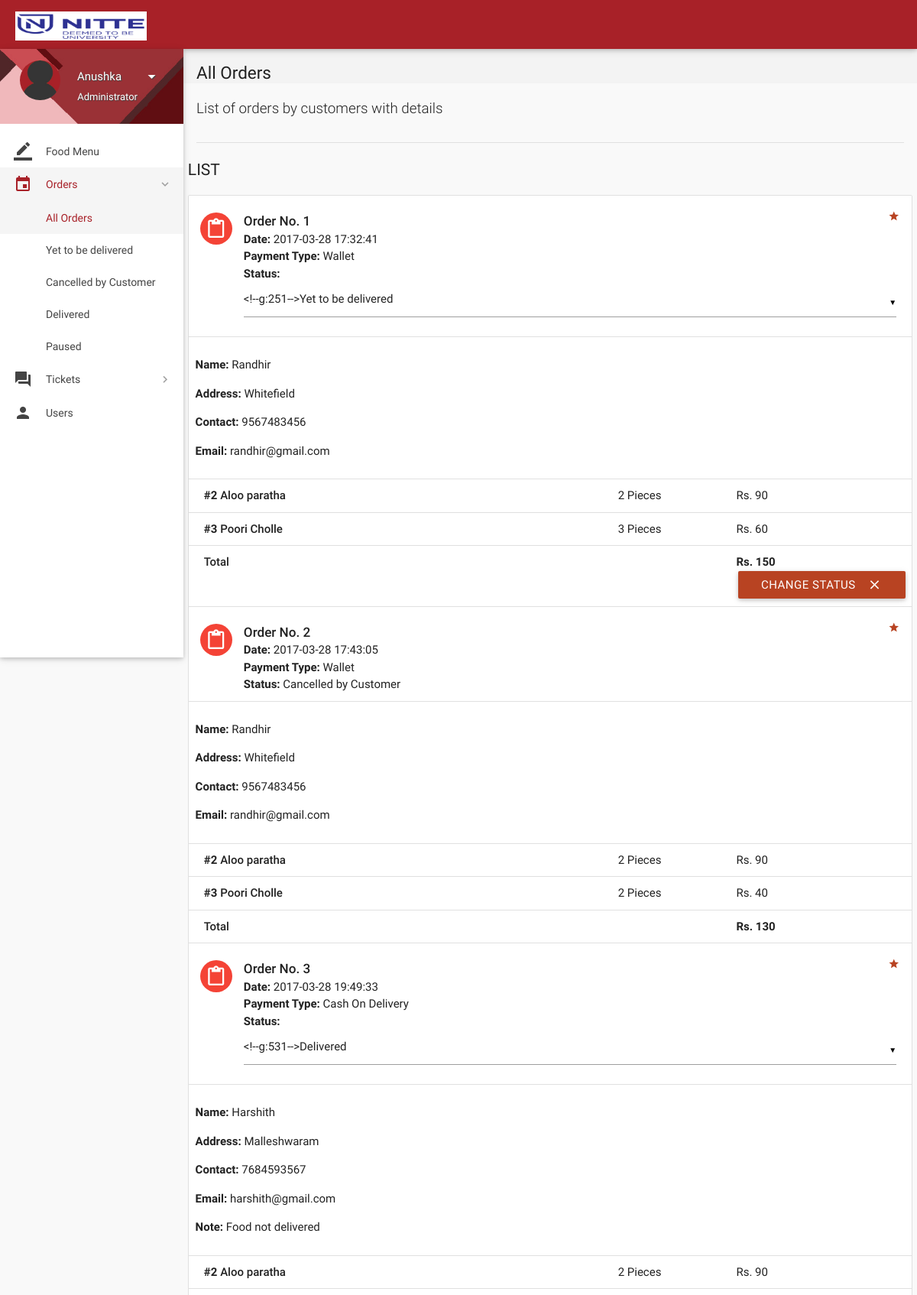
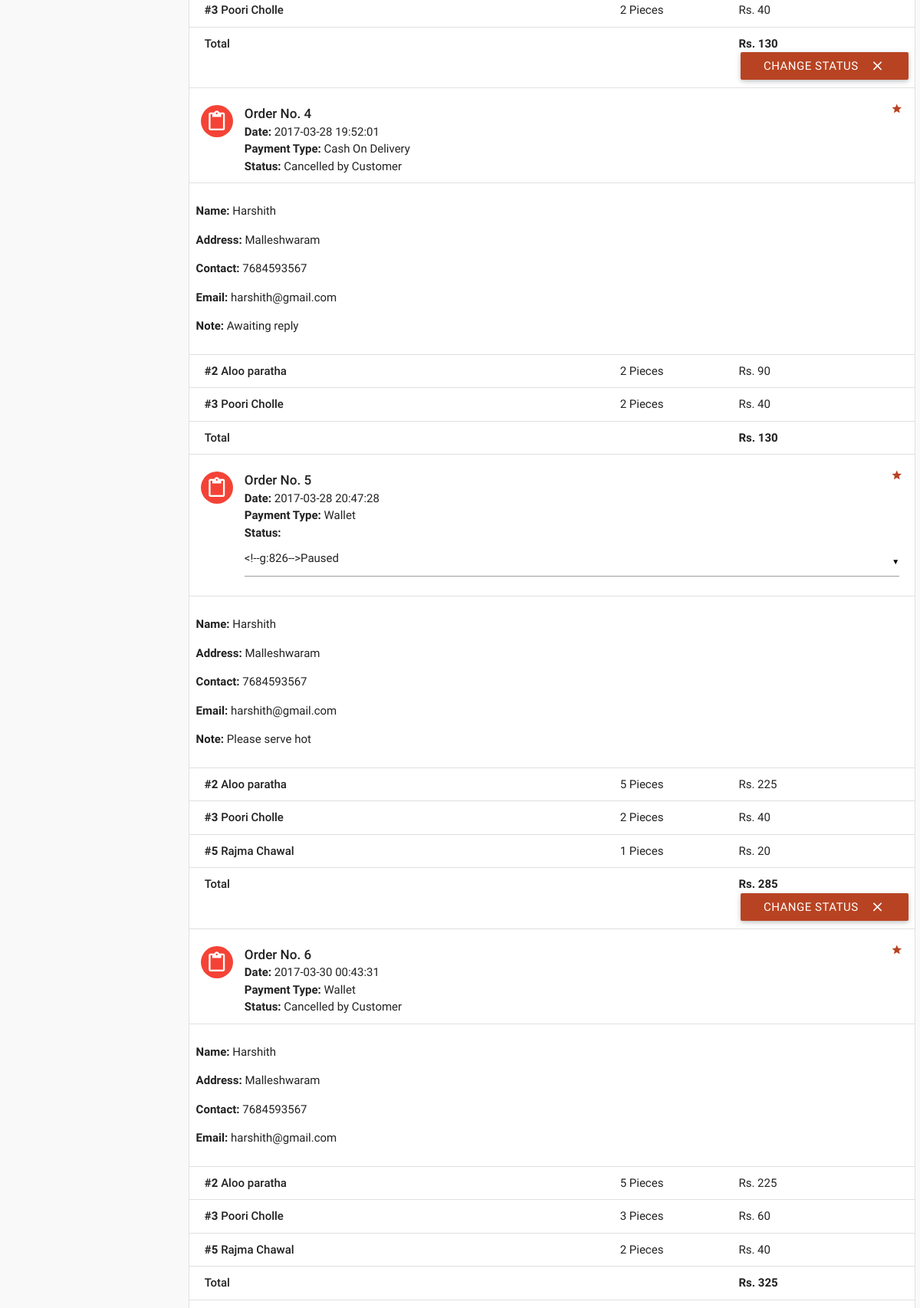
The app's page /all-orders.php (signed in, upper part) with its own data (2 pictures, top to bottom).
### tables this page shows
CREATE TABLE `orders` (
  `id` int(11) NOT NULL,
  `customer_id` int(11) NOT NULL,
  `address` varchar(300) NOT NULL,
  `description` varchar(300) NOT NULL,
  `date` datetime NOT NULL DEFAULT current_timestamp(),
  `payment_type` varchar(16) NOT NULL DEFAULT 'Wallet',
  `total` int(11) NOT NULL,
  `status` varchar(25) NOT NULL DEFAULT 'Yet to be delivered',
  `deleted` tinyint(4) NOT NULL DEFAULT 0
);

CREATE TABLE `users` (
  `id` int(11) NOT NULL,
  `role` varchar(15) NOT NULL DEFAULT 'Customer',
  `name` varchar(15) NOT NULL,
  `username` varchar(10) NOT NULL,
  `password` varchar(16) NOT NULL,
  `email` varchar(35) DEFAULT NULL,
  `address` varchar(300) DEFAULT NULL,
  `contact` bigint(11) NOT NULL,
  `verified` tinyint(1) NOT NULL DEFAULT 0,
  `deleted` tinyint(4) NOT NULL DEFAULT 0
);

CREATE TABLE `order_details` (
  `id` int(11) NOT NULL,
  `order_id` int(11) NOT NULL,
  `item_id` int(11) NOT NULL,
  `quantity` int(11) NOT NULL,
  `price` int(11) NOT NULL
);

CREATE TABLE `items` (
  `id` int(11) NOT NULL,
  `name` varchar(20) NOT NULL,
  `price` int(11) NOT NULL,
  `deleted` tinyint(4) NOT NULL DEFAULT 0
);

### includes/connect.php (called while the page is built, shortened)
<?php
$name = $_SESSION['name'];
$role = $_SESSION['role'];
?>

### all-orders.php (the view, shortened to what this page needs)
<?php
include 'includes/connect.php';
	if($_SESSION['admin_sid']==session_id())
	{
		?>
<!DOCTYPE html>
<html lang="en">
<head>
  <link href="css/materialize.min.css" type="text/css" rel="stylesheet" media="screen,projection">
  <link href="css/style.min.css" type="text/css" rel="stylesheet" media="screen,projection">
  <link href="css/custom/custom.min.css" type="text/css" rel="stylesheet" media="screen,projection">
  <link href="js/plugins/perfect-scrollbar/perfect-scrollbar.css" type="text/css" rel="stylesheet" media="screen,projection">
</head>
<body>
  <header id="header" class="page-topbar">
        <div class="navbar-fixed">
            <nav class="navbar-color">
                <div class="nav-wrapper">
                    <ul class="left">
                      <li><h1 class="logo-wrapper"><a href="index.php" class="brand-logo darken-1"><img src="images/materialize-logo.png" alt="logo"></a> <span class="logo-text">Logo</span></h1></li>
                    </ul>
                </div>
            </nav>
        </div>
  </header>
  <div id="main">
    <div class="wrapper">
      <aside id="left-sidebar-nav">
        <ul id="slide-out" class="side-nav fixed leftside-navigation">
            <li class="user-details cyan darken-2">
            <div class="row">
                <div class="col col s4 m4 l4">
                    <img src="images/avatar.jpg" alt="" class="circle responsive-img valign profile-image">
                </div>
                <div class="col col s8 m8 l8">
                    <a class="btn-flat dropdown-button waves-effect waves-light white-text profile-btn" href="#" data-activates="profile-dropdown"><?php echo $name;?> <i class="mdi-navigation-arrow-drop-down right"></i></a>
                    <p class="user-roal"><?php echo $role;?></p>
                </div>
            </div>
            </li>
            <li class="bold"><a href="index.php" class="waves-effect waves-cyan"><i class="mdi-editor-border-color"></i> Food Menu</a>
            </li>
                <li class="no-padding">
                    <ul class="collapsible collapsible-accordion">
                        <li class="bold"><a class="collapsible-header waves-effect waves-cyan active"><i class="mdi-editor-insert-invitation"></i> Orders</a>
                            <div class="collapsible-body">
                                <ul>
								<li class="<?php
								if(!isset($_GET['status'])){
										echo 'active';
									}?>
									"><a href="all-orders.php">All Orders</a>
                                </li>
								<?php
									$sql = mysqli_query($con, "SELECT DISTINCT status FROM orders;");
									while($row = mysqli_fetch_array($sql)){
                                    echo '<li class='.(isset($_GET['status'])?($status == $_GET['status'] ? 'active' : ''): '').'><a href="all-orders.php?status='.$row['status'].'">'.$row['status'].'</a>
                                    </li>';
									}
									?>
                                </ul>
                            </div>
                        </li>
                    </ul>
                </li>
                 <li class="no-padding">
                    <ul class="collapsible collapsible-accordion">
                        <li class="bold"><a class="collapsible-header waves-effect waves-cyan"><i class="mdi-action-question-answer"></i> Tickets</a>
                        </li>
                    </ul>
                </li>
            <li class="bold"><a href="users.php" class="waves-effect waves-cyan"><i class="mdi-social-person"></i> Users</a>
            </li>
        </ul>
        </aside>
      <section id="content">
        <div id="breadcrumbs-wrapper">
          <div class="container">
            <div class="row">
              <div class="col s12 m12 l12">
                <h5 class="breadcrumbs-title">All Orders</h5>
              </div>
            </div>
          </div>
        </div>
        <div class="container">
          <p class="caption">List of orders by customers with details</p>
          <div class="divider"></div>
<div id="work-collections" class="seaction">
					<?php
					if(isset($_GET['status'])){
						$status = $_GET['status'];
					}
					else{
						$status = '%';
					}
					$sql = mysqli_query($con, "SELECT * FROM orders WHERE status LIKE '$status';");
					echo '<div class="row">
                <div>
                    <h4 class="header">List</h4>
                    <ul id="issues-collection" class="collection">';
					while($row = mysqli_fetch_array($sql))
					{
						$status = $row['status'];
						$deleted = $row['deleted'];
						echo '<li class="collection-item avatar">
                              <i class="mdi-content-content-paste red circle"></i>
                              <span class="collection-header">Order No. '.$row['id'].'</span>
                              <p><strong>Date:</strong> '.$row['date'].'</p>
                              <p><strong>Payment Type:</strong> '.$row['payment_type'].'</p>
							  <p><strong>Status:</strong> '.($deleted ? $status : '
							  <form method="post" action="routers/edit-orders.php">
							    <input type="hidden" value="'.$row['id'].'" name="id">
								<select name="status">
								<option value="Yet to be delivered" '.($status=='Yet to be delivered' ? 'selected' : '').'>Yet to be delivered</option>
								<option value="Delivered" '.($status=='Delivered' ? 'selected' : '').'>Delivered</option>
								<option value="Cancelled by Admin" '.($status=='Cancelled by Admin' ? 'selected' : '').'>Cancelled by Admin</option>
								<option value="Paused" '.($status=='Paused' ? 'selected' : '').'>Paused</option>
								</select>
							  ').'</p>
                              <a href="#" class="secondary-content"><i class="mdi-action-grade"></i></a>
                              </li>';
						$order_id = $row['id'];
						$customer_id = $row['customer_id'];
						$sql1 = mysqli_query($con, "SELECT * FROM order_details WHERE order_id = $order_id;");
						$sql3 = mysqli_query($con, "SELECT * FROM users WHERE id = $customer_id;");
							while($row3 = mysqli_fetch_array($sql3))
							{
							echo '<li class="collection-item">
                            <div class="row">
							<p><strong>Name: </strong>'.$row3['name'].'</p>
							<p><strong>Address: </strong>'.$row['address'].'</p>
							'.($row3['contact'] == '' ? '' : '<p><strong>Contact: </strong>'.$row3['contact'].'</p>').'
							'.($row3['email'] == '' ? '' : '<p><strong>Email: </strong>'.$row3['email'].'</p>').'
							'.(!empty($row['description']) ? '<p><strong>Note: </strong>'.$row['description'].'</p>' : '').'
                            </li>';
							}
						while($row1 = mysqli_fetch_array($sql1))
						{
							$item_id = $row1['item_id'];
							$sql2 = mysqli_query($con, "SELECT * FROM items WHERE id = $item_id;");
							while($row2 = mysqli_fetch_array($sql2))
								$item_name = $row2['name'];
							echo '<li class="collection-item">
                            <div class="row">
                            <div class="col s7">
                            <p class="collections-title"><strong>#'.$row1['item_id'].'</strong> '.$item_name.'</p>
                            </div>
                            <div class="col s2">
                            <span>'.$row1['quantity'].' Pieces</span>
                            </div>
                            <div class="col s3">
                            <span>Rs. '.$row1['price'].'</span>
                            </div>
                            </div>
                            </li>';
						}
								echo'<li class="collection-item">
                                        <div class="row">
                                            <div class="col s7">
                                                <p class="collections-title"> Total</p>
                                            </div>
                                            <div class="col s2">
											<span> </span>
                                            </div>
                                            <div class="col s3">
                                                <span><strong>Rs. '.$row['total'].'</strong></span>
                                            </div>';
								if(!$deleted){
								echo '<button class="btn waves-effect waves-light right submit" type="submit" name="action">Change Status
                                              <i class="mdi-content-clear right"></i>
										</button>
										</form>';
								}
								echo'</div></li>';
					}
					?>
					</ul>
                </div>
              </div>
            </div>
        </div>
      </section>
    </div>
  </div>
</body>
</html>
<?php
	}
?>

### records on screen
orders: id "1", date "2017-03-28 17:32:41", payment_type "Wallet", address "Whitefield", total "150", deleted "CHANGE STATUS"
users: name "Randhir", contact "9567483456", email "randhir@gmail.com"
order_details: item "2", item.name "Aloo paratha", quantity "2", price "90"
order_details: item "3", item.name "Poori Cholle", quantity "3", price "60"
orders: id "2", date "2017-03-28 17:43:05", payment_type "Wallet", status "Cancelled by Customer", address "Whitefield", total "130"
order_details: item "2", item.name "Aloo paratha", quantity "2", price "90"
order_details: item "3", item.name "Poori Cholle", quantity "2", price "40"
orders: id "3", date "2017-03-28 19:49:33", payment_type "Cash On Delivery", address "Malleshwaram", description "Food not delivered", total "130", deleted "CHANGE STATUS"
users: name "Harshith", contact "7684593567", email "harshith@gmail.com"
order_details: item "2", item.name "Aloo paratha", quantity "2", price "90"
order_details: item "3", item.name "Poori Cholle", quantity "2", price "40"
orders: id "4", date "2017-03-28 19:52:01", payment_type "Cash On Delivery", status "Cancelled by Customer", address "Malleshwaram", description "Awaiting reply", total "130"
order_details: item "2", item.name "Aloo paratha", quantity "2", price "90"
order_details: item "3", item.name "Poori Cholle", quantity "2", price "40"
orders: id "5", date "2017-03-28 20:47:28", payment_type "Wallet", address "Malleshwaram", description "Please serve hot", total "285", deleted "CHANGE STATUS"
order_details: item "2", item.name "Aloo paratha", quantity "5", price "225"
order_details: item "3", item.name "Poori Cholle", quantity "2", price "40"
order_details: item "5", item.name "Rajma Chawal", quantity "1", price "20"
orders: id "6", date "2017-03-30 00:43:31", payment_type "Wallet", status "Cancelled by Customer", address "Malleshwaram", total "325"
order_details: item "2", item.name "Aloo paratha", quantity "5", price "225"
order_details: item "3", item.name "Poori Cholle", quantity "3", price "60"
order_details: item "5", item.name "Rajma Chawal", quantity "2", price "40"

### other values on screen
$name "Anushka"
$role "Administrator"
$row['status'] "Yet to be delivered"
$row['status'] "Cancelled by Customer"
$row['status'] "Delivered"
$row['status'] "Paused"
